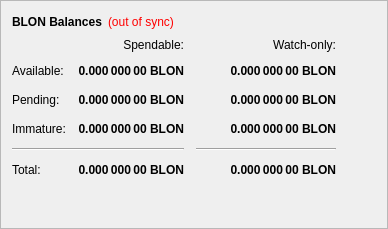
        <widget class="QFrame" name="frame">
         <property name="frameShape">
          <enum>QFrame::StyledPanel</enum>
         </property>
         <property name="frameShadow">
          <enum>QFrame::Raised</enum>
         </property>
         <layout class="QVBoxLayout" name="verticalLayout_4">
          <item>
           <layout class="QHBoxLayout" name="horizontalLayout_4">
            <item>
             <widget class="QLabel" name="label_5">
              <property name="font">
               <font>
                <weight>75</weight>
                <bold>true</bold>
               </font>
              </property>
              <property name="text">
               <string>BLON Balances</string>
              </property>
             </widget>
            </item>
            <item>
             <widget class="QLabel" name="labelWalletStatus">
              <property name="cursor">
               <cursorShape>WhatsThisCursor</cursorShape>
              </property>
              <property name="toolTip">
               <string>The displayed information may be out of date. Your wallet automatically synchronizes with the BLON network after a connection is established, but this process has not completed yet.</string>
              </property>
              <property name="styleSheet">
               <string notr="true">QLabel { color: red; }</string>
              </property>
              <property name="text">
               <string notr="true">(out of sync)</string>
              </property>
              <property name="alignment">
               <set>Qt::AlignLeading|Qt::AlignLeft|Qt::AlignVCenter</set>
              </property>
             </widget>
            </item>
            <item>
             <spacer name="horizontalSpacer_3">
              <property name="orientation">
               <enum>Qt::Horizontal</enum>
              </property>
              <property name="sizeHint" stdset="0">
               <size>
                <width>40</width>
                <height>20</height>
               </size>
              </property>
             </spacer>
            </item>
           </layout>
          </item>
          <item>
           <layout class="QGridLayout" name="gridLayout">
            <property name="spacing">
             <number>12</number>
            </property>
            <item row="2" column="2">
             <widget class="QLabel" name="labelWatchPending">
              <property name="font">
               <font>
                <weight>75</weight>
                <bold>true</bold>
               </font>
              </property>
              <property name="cursor">
               <cursorShape>IBeamCursor</cursorShape>
              </property>
              <property name="toolTip">
               <string>Unconfirmed transactions to watch-only addresses</string>
              </property>
              <property name="text">
               <string notr="true">0.000 000 00 BLON</string>
              </property>
              <property name="alignment">
               <set>Qt::AlignRight|Qt::AlignTrailing|Qt::AlignVCenter</set>
              </property>
              <property name="textInteractionFlags">
               <set>Qt::LinksAccessibleByMouse|Qt::TextSelectableByKeyboard|Qt::TextSelectableByMouse</set>
              </property>
             </widget>
            </item>
            <item row="2" column="1">
             <widget class="QLabel" name="labelUnconfirmed">
              <property name="font">
               <font>
                <weight>75</weight>
                <bold>true</bold>
               </font>
              </property>
              <property name="cursor">
               <cursorShape>IBeamCursor</cursorShape>
              </property>
              <property name="toolTip">
               <string>Total of transactions that have yet to be confirmed, and do not yet count toward the spendable balance</string>
              </property>
              <property name="text">
               <string notr="true">0.000 000 00 BLON</string>
              </property>
              <property name="alignment">
               <set>Qt::AlignRight|Qt::AlignTrailing|Qt::AlignVCenter</set>
              </property>
              <property name="textInteractionFlags">
               <set>Qt::LinksAccessibleByMouse|Qt::TextSelectableByKeyboard|Qt::TextSelectableByMouse</set>
              </property>
             </widget>
            </item>
            <item row="3" column="2">
             <widget class="QLabel" name="labelWatchImmature">
              <property name="font">
               <font>
                <weight>75</weight>
                <bold>true</bold>
               </font>
              </property>
              <property name="cursor">
               <cursorShape>IBeamCursor</cursorShape>
              </property>
              <property name="toolTip">
               <string>Staked or masternode rewards in watch-only addresses that has not yet matured</string>
              </property>
              <property name="text">
               <string notr="true">0.000 000 00 BLON</string>
              </property>
              <property name="alignment">
               <set>Qt::AlignRight|Qt::AlignTrailing|Qt::AlignVCenter</set>
              </property>
              <property name="textInteractionFlags">
               <set>Qt::LinksAccessibleByMouse|Qt::TextSelectableByKeyboard|Qt::TextSelectableByMouse</set>
              </property>
             </widget>
            </item>
            <item row="4" column="0" colspan="2">
             <widget class="Line" name="lineSpendableBalance">
              <property name="orientation">
               <enum>Qt::Horizontal</enum>
              </property>
             </widget>
            </item>
            <item row="4" column="2">
             <widget class="Line" name="lineWatchBalance">
              <property name="sizePolicy">
               <sizepolicy hsizetype="Preferred" vsizetype="Fixed">
                <horstretch>0</horstretch>
                <verstretch>0</verstretch>
               </sizepolicy>
              </property>
              <property name="minimumSize">
               <size>
                <width>140</width>
                <height>0</height>
               </size>
              </property>
              <property name="orientation">
               <enum>Qt::Horizontal</enum>
              </property>
             </widget>
            </item>
            <item row="5" column="0">
             <widget class="QLabel" name="labelTotalText">
              <property name="text">
               <string>Total:</string>
              </property>
             </widget>
            </item>
            <item row="3" column="1">
             <widget class="QLabel" name="labelImmature">
              <property name="font">
               <font>
                <weight>75</weight>
                <bold>true</bold>
               </font>
              </property>
              <property name="cursor">
               <cursorShape>IBeamCursor</cursorShape>
              </property>
              <property name="toolTip">
               <string>Staked or masternode rewards that has not yet matured</string>
              </property>
              <property name="text">
               <string notr="true">0.000 000 00 BLON</string>
              </property>
              <property name="alignment">
               <set>Qt::AlignRight|Qt::AlignTrailing|Qt::AlignVCenter</set>
              </property>
              <property name="textInteractionFlags">
               <set>Qt::LinksAccessibleByMouse|Qt::TextSelectableByKeyboard|Qt::TextSelectableByMouse</set>
              </property>
             </widget>
            </item>
            <item row="2" column="3">
             <spacer name="horizontalSpacer_2">
              <property name="orientation">
               <enum>Qt::Horizontal</enum>
              </property>
              <property name="sizeHint" stdset="0">
               <size>
                <width>40</width>
                <height>20</height>
               </size>
              </property>
             </spacer>
            </item>
            <item row="3" column="0">
             <widget class="QLabel" name="labelImmatureText">
              <property name="text">
               <string>Immature:</string>
              </property>
             </widget>
            </item>
            <item row="5" column="1">
             <widget class="QLabel" name="labelTotal">
              <property name="font">
               <font>
                <weight>75</weight>
                <bold>true</bold>
               </font>
              </property>
              <property name="cursor">
               <cursorShape>IBeamCursor</cursorShape>
              </property>
              <property name="toolTip">
               <string>Your current total balance</string>
              </property>
              <property name="text">
               <string notr="true">0.000 000 00 BLON</string>
              </property>
              <property name="alignment">
               <set>Qt::AlignRight|Qt::AlignTrailing|Qt::AlignVCenter</set>
              </property>
              <property name="textInteractionFlags">
               <set>Qt::LinksAccessibleByMouse|Qt::TextSelectableByKeyboard|Qt::TextSelectableByMouse</set>
              </property>
             </widget>
            </item>
            <item row="5" column="2">
             <widget class="QLabel" name="labelWatchTotal">
              <property name="font">
               <font>
                <weight>75</weight>
                <bold>true</bold>
               </font>
              </property>
              <property name="cursor">
               <cursorShape>IBeamCursor</cursorShape>
              </property>
              <property name="toolTip">
               <string>Current total balance in watch-only addresses</string>
              </property>
              <property name="text">
               <string notr="true">0.000 000 00 BLON</string>
              </property>
              <property name="alignment">
               <set>Qt::AlignRight|Qt::AlignTrailing|Qt::AlignVCenter</set>
              </property>
              <property name="textInteractionFlags">
               <set>Qt::LinksAccessibleByMouse|Qt::TextSelectableByKeyboard|Qt::TextSelectableByMouse</set>
              </property>
             </widget>
            </item>
            <item row="0" column="2">
             <widget class="QLabel" name="labelWatchonly">
              <property name="text">
               <string>Watch-only:</string>
              </property>
              <property name="alignment">
               <set>Qt::AlignRight|Qt::AlignTrailing|Qt::AlignVCenter</set>
              </property>
             </widget>
            </item>
            <item row="1" column="0">
             <widget class="QLabel" name="labelBalanceText">
              <property name="text">
               <string>Available:</string>
              </property>
             </widget>
            </item>
            <item row="1" column="1">
             <widget class="QLabel" name="labelBalance">
              <property name="font">
               <font>
                <weight>75</weight>
                <bold>true</bold>
               </font>
              </property>
              <property name="cursor">
               <cursorShape>IBeamCursor</cursorShape>
              </property>
              <property name="toolTip">
               <string>Your current spendable balance</string>
              </property>
              <property name="text">
               <string notr="true">0.000 000 00 BLON</string>
              </property>
              <property name="alignment">
               <set>Qt::AlignRight|Qt::AlignTrailing|Qt::AlignVCenter</set>
              </property>
              <property name="textInteractionFlags">
               <set>Qt::LinksAccessibleByMouse|Qt::TextSelectableByKeyboard|Qt::TextSelectableByMouse</set>
              </property>
             </widget>
            </item>
            <item row="1" column="2">
             <widget class="QLabel" name="labelWatchAvailable">
              <property name="font">
               <font>
                <weight>75</weight>
                <bold>true</bold>
               </font>
              </property>
              <property name="cursor">
               <cursorShape>IBeamCursor</cursorShape>
              </property>
              <property name="toolTip">
               <string>Your current balance in watch-only addresses</string>
              </property>
              <property name="text">
               <string notr="true">0.000 000 00 BLON</string>
              </property>
              <property name="alignment">
               <set>Qt::AlignRight|Qt::AlignTrailing|Qt::AlignVCenter</set>
              </property>
              <property name="textInteractionFlags">
               <set>Qt::LinksAccessibleByMouse|Qt::TextSelectableByKeyboard|Qt::TextSelectableByMouse</set>
              </property>
             </widget>
            </item>
            <item row="2" column="0">
             <widget class="QLabel" name="labelPendingText">
              <property name="text">
               <string>Pending:</string>
              </property>
             </widget>
            </item>
            <item row="0" column="1">
             <widget class="QLabel" name="labelSpendable">
              <property name="text">
               <string>Spendable:</string>
              </property>
              <property name="alignment">
               <set>Qt::AlignRight|Qt::AlignTrailing|Qt::AlignVCenter</set>
              </property>
             </widget>
            </item>
           </layout>
          </item>
          <item>
           <spacer name="verticalSpacer_4">
            <property name="orientation">
             <enum>Qt::Vertical</enum>
            </property>
            <property name="sizeHint" stdset="0">
             <size>
              <width>20</width>
              <height>40</height>
             </size>
            </property>
           </spacer>
          </item>
         </layout>
        </widget>
